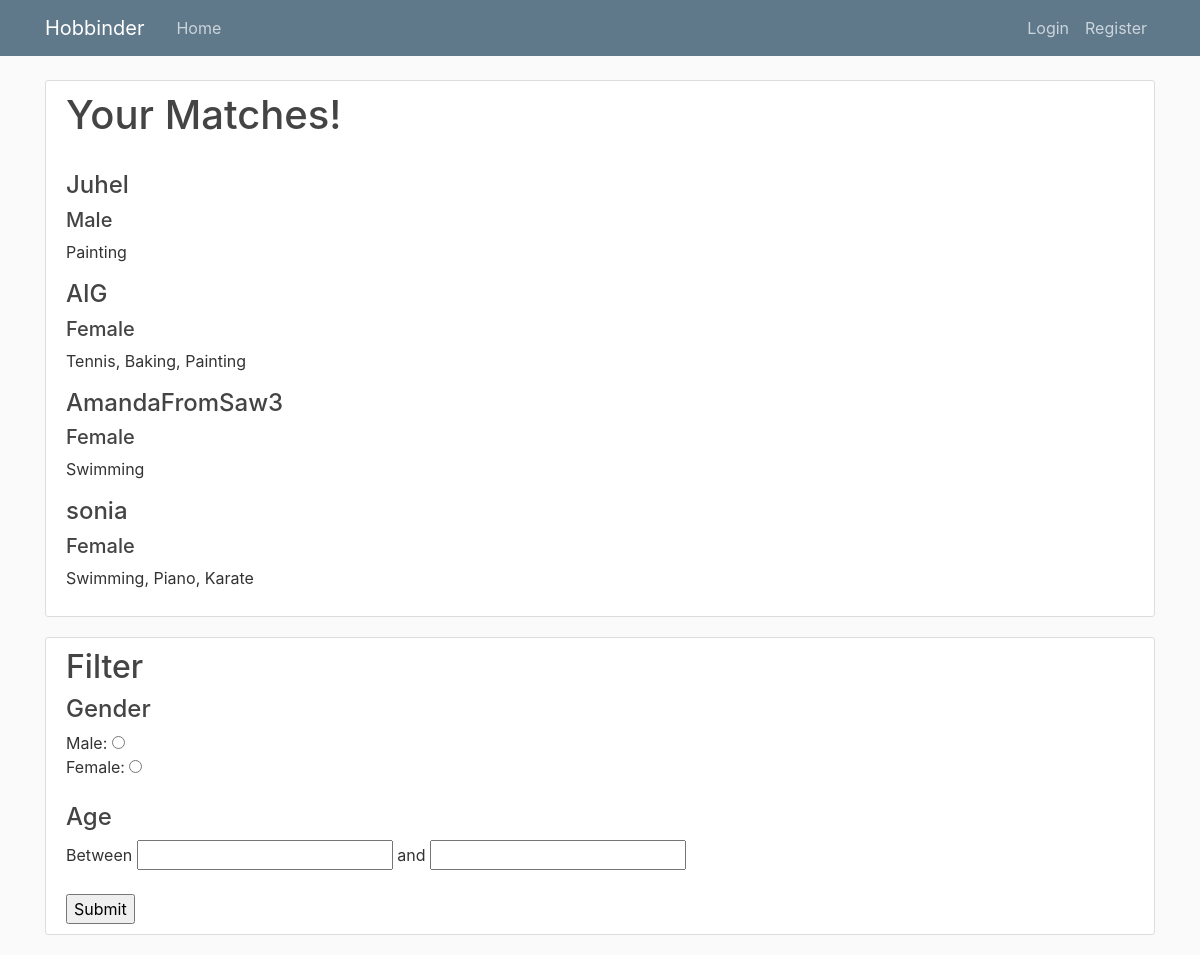
The page /matches/ on the database its author committed.
### users/models.py (models this page shows, shortened)
class Profile(models.Model):
    user = models.OneToOneField(User, on_delete=models.CASCADE)
    image = models.ImageField(default='default.jpg', upload_to='profile_pics')
    gender = models.CharField(max_length=10, choices=GENDER_CHOICES)
    birth_date = models.DateField()
    hobbies = MultiSelectField(choices=HOBBY_CHOICES)

### users/views.py (the view)
# urls.py: path('matches/', user_views.matches, name='matches'),
def matches(request): #matches function
    matches = Profile.objects.filter(Q(hobbies__contains="swimming") | Q(hobbies__contains="tennis") | Q(hobbies__contains="swimming") | Q(hobbies__contains="piano") | Q(hobbies__contains="karate") | Q(hobbies__contains="baking") | Q(hobbies__contains="painting") | Q(hobbies__contains="dancing") | Q(hobbies__contains="reading") | Q(hobbies__contains="watching movies"))
    args = {'matches': matches}
    return render(request, 'users/matches.html', args)

### users/templates/users/matches.html
{% extends "feed/base.html" %}
{% load crispy_forms_tags %}
{% block content %}
    <div class="content-section">
    <h2 class="account-heading">Your Matches!</h2>
    <br>
    {% for user in matches %}
        {% if user.user is user.username %}
            <p></p>
        {% else %}
            <h4>{{ user.user }}</h4> <h5>{{ user.gender }}</h5>
            <p>{{ user.hobbies }}</p>
        {% endif %}
    {% endfor %}
    </div>
    <div class ="content-section">
        <h2>Filter</h2>
        <form method="GET">
        <h4>Gender</h4>
        Male: <input type="radio" id="m">
            <br>
        Female: <input type="radio" id="f">
            <br>
            <br>
            <h4>Age</h4>
            Between <input type="text" id="age1"> and <input type="text" name="age2"><br><br>
            <input type="submit" value="Submit" id="update">
            </form>
    </div>
{% endblock content %}

### feed/static/feed/main.css (style rules this page uses)
body { background: #fafafa; color: #333333; margin-top: 5rem; }
h1, h2, h3, h4, h5, h6 { color: #444444; }
.content-section { background: #ffffff; padding: 10px 20px; border: 1px solid #dddddd; border-radius: 3px; margin-bottom: 20px; }
.account-heading { font-size: 2.5rem; }

### rows shown on the page
Profile: user "Juhel", gender "Male", hobbies "Painting"
Profile: user "AIG", gender "Female", hobbies "Tennis, Baking, Painting"
Profile: user "AmandaFromSaw3", gender "Female", hobbies "Swimming"
Profile: user "sonia", gender "Female", hobbies "Swimming, Piano, Karate"
